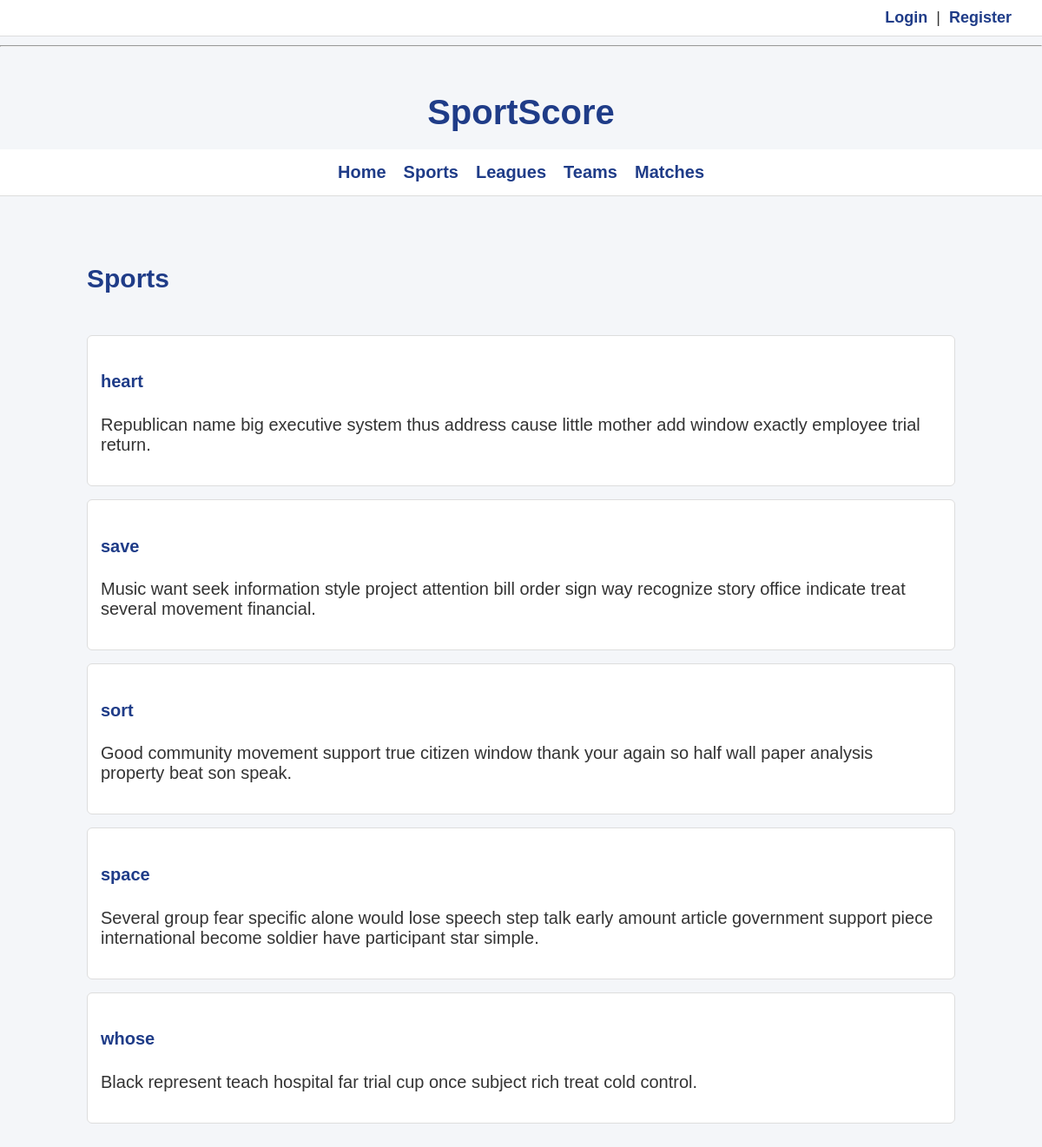
The page /main/sports on the database its author committed.
### main/models.py (models this page shows, shortened)
class Sport(models.Model):
    name = models.CharField(max_length=100)
    description = models.TextField(blank=True)

### main/views.py (the view)
# urls.py: path('sports', SportList.as_view(), name='sports'),
class SportList(ListView):
    model = Sport

### templates/main/sport_list.html
{% extends "base_generic.html" %}
{% block content %}
<br>
<h2> Sports </h2>
<br>
{% for sport in sport_list %}
    <div class="sport">
        <h4>{{ sport.name }}</h4>
        <p>{{ sport.description }}</p>
    </div>
{% endfor %}
{% endblock %}

### main/static/css/style.css (style rules this page uses)
body { margin: 0; padding: 0; font-family: Arial, Helvetica, sans-serif; font-size: 20px; background-color: #f4f6f9; color: #333; }
h2, h3, h4 { color: #1f3c88; }
.league, .team, .match, .sport { background-color: #ffffff; border: 1px solid #ddd; border-radius: 6px; padding: 15px; margin-bottom: 15px; }

### rows shown on the page
Sport: name "heart", description "Republican name big executive system thus address cause little mother add window exactly employee trial return."
Sport: name "save", description "Music want seek information style project attention bill order sign way recognize story office indicate treat several movement financial."
Sport: name "sort", description "Good community movement support true citizen window thank your again so half wall paper analysis property beat son speak."
Sport: name "space", description "Several group fear specific alone would lose speech step talk early amount article government support piece international become soldier have participant star simple."
Sport: name "whose", description "Black represent teach hospital far trial cup once subject rich treat cold control."
